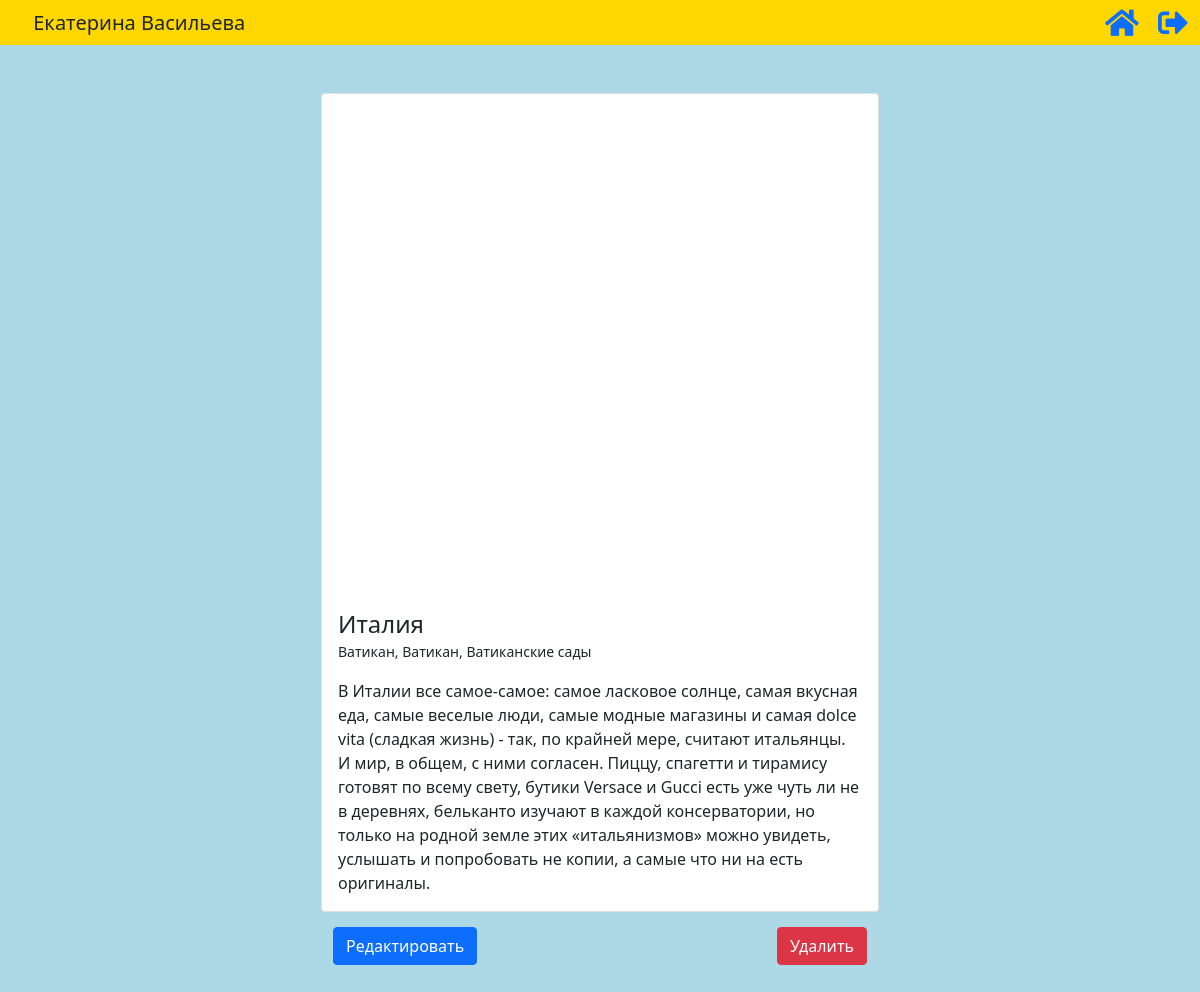
The app's page /myPlaceRemember/bkmz1840-Italiya/ (signed in) with its own data.
### myPlaceRemember/models.py (models this page shows, shortened)
class RememberModel(models.Model):
    title = models.CharField(max_length=100)
    location = models.CharField(max_length=100)
    body = models.TextField(blank=True, db_index=True)
    slug = models.CharField(max_length=100, blank=True)
    profile = models.ForeignKey(Profile, on_delete=models.CASCADE)
    def get_absolute_update_url(self):
        return reverse('remember_update', kwargs={'slug': self.slug})
    def get_absolute_delete_url(self):
        return reverse('remember_delete', kwargs={'slug': self.slug})

### myPlaceRemember/views.py (the view)
# urls.py: path('<str:slug>/', remember_detail, name="remember_detail"),
def remember_detail(request, slug):
    profile = get_profile_data_by_user(request.user)
    remember = RememberModel.objects.get(slug__iexact=slug)
    context = profile.get_name_and_avatar()
    context['remember'] = remember
    return render(request, 'myPlaceRemember/remember_detail.html', context)

### login/models.py (called while the page is built)
    def get_name_and_avatar(self):
        name = self.user.first_name + " " + self.user.last_name
        return {"name": name, "avatar": self.avatar}

### myPlaceRemember/views.py (called while the page is built)
def get_profile_data_by_user(user):
    try:
        return Profile.objects.get(user=user)
    except:
        raise ValueError("Такой пользователь не найден")

### myPlaceRemember/templates/myPlaceRemember/remember_detail.html (shortened to what this page needs)
{% extends 'layout.html' %}
{% load static %}
{% block styles %}
    <link rel="stylesheet" href="{% static "myPlaceRemember/css/style_remember_detail.css" %}">
    <link rel="stylesheet" href="{% static "myPlaceRemember/css/style_header.css" %}">
{% endblock %}
{% block main %}
    <main>
        {% include 'myPlaceRemember/header.html' %}
        <div class="container pb-5 mt-5" id="content">
            <div class="card col-12 col-lg-6">
                <div id="map" class="card-img-top"></div>
                <div class="card-body">
                    <h4 class="card-title mb-0">{{ remember.title|title }}</h4>
                    <p class="card-text">
                        <small id="remember_location">{{ remember.location }}</small>
                    </p>
                    <p class="card-text">{{ remember.body }}</p>
                </div>
            </div>
            <div class="container col-12 col-lg-6" id="remember_btns">
                <a href="{{ remember.get_absolute_update_url }}" class="btn btn-primary" id="btn_edit">
                    Редактировать
                </a>
                <button class="btn btn-danger" data-bs-toggle="modal" data-bs-target="#modal_confirm">Удалить</button>
            </div>
        </div>
    </main>
{% endblock %}

### myPlaceRemember/static/myPlaceRemember/css/style_remember_detail.css (style rules this page uses)
main { background-color: lightblue; width: 100%; height: 100%; position: absolute; top: 0; left: 0; overflow: auto; }
#content { display: flex; flex-direction: column; justify-content: center; align-items: center; margin: auto; }
#map { display: block; width: 100%; height: 500px; padding: 0; margin: 0; overflow: hidden; }
#remember_btns { display: flex; justify-content: space-between; flex-direction: row; margin: 15px auto 0 auto; }

### records on screen
RememberModel: title "Италия", location "Ватикан, Ватикан, Ватиканские сады", body "В Италии все самое-самое: самое ласковое солнце, самая вкусная еда, самые веселые люди, самые модные магазины и самая dolce vita (сладкая жизнь) - так, по крайней мере, считают итальянцы. И мир, в общем, с ними согласен. Пиццу, спагетти и тирамису готовят по всему свету, бутики Versace и Gucci есть уже чуть ли не в деревнях, бельканто изучают в каждой консерватории, но только на родной земле этих «итальянизмов» можно увидеть, услышать и попробовать не копии, а самые что ни на есть оригиналы."

### other values on screen
{{ name }} "Екатерина Васильева"
